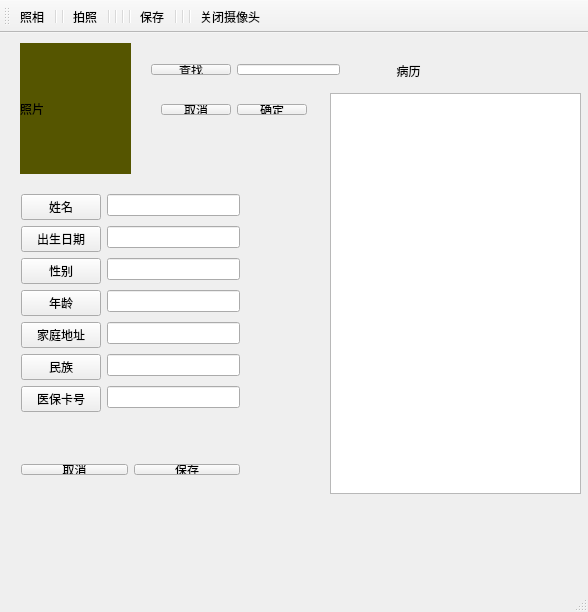
<?xml version="1.0" encoding="UTF-8"?>
<ui version="4.0">
 <class>MainWindow</class>
 <widget class="QMainWindow" name="MainWindow">
  <property name="geometry">
   <rect>
    <x>0</x>
    <y>0</y>
    <width>588</width>
    <height>612</height>
   </rect>
  </property>
  <property name="windowTitle">
   <string>MainWindow</string>
  </property>
  <widget class="QWidget" name="centralWidget">
   <widget class="QLabel" name="label">
    <property name="geometry">
     <rect>
      <x>20</x>
      <y>10</y>
      <width>111</width>
      <height>131</height>
     </rect>
    </property>
    <property name="styleSheet">
     <string notr="true">background-color: rgb(85, 85, 0);</string>
    </property>
    <property name="text">
     <string>照片</string>
    </property>
   </widget>
   <widget class="QWidget" name="formLayoutWidget">
    <property name="geometry">
     <rect>
      <x>10</x>
      <y>150</y>
      <width>241</width>
      <height>255</height>
     </rect>
    </property>
    <layout class="QFormLayout" name="formLayout">
     <item row="0" column="0">
      <widget class="QPushButton" name="pushButton">
       <property name="text">
        <string>姓名</string>
       </property>
      </widget>
     </item>
     <item row="1" column="0">
      <widget class="QPushButton" name="pushButton_2">
       <property name="text">
        <string>出生日期</string>
       </property>
      </widget>
     </item>
     <item row="2" column="0">
      <widget class="QPushButton" name="pushButton_3">
       <property name="text">
        <string>性别</string>
       </property>
      </widget>
     </item>
     <item row="3" column="0">
      <widget class="QPushButton" name="pushButton_4">
       <property name="text">
        <string>年龄</string>
       </property>
      </widget>
     </item>
     <item row="4" column="0">
      <widget class="QPushButton" name="pushButton_5">
       <property name="text">
        <string>家庭地址</string>
       </property>
      </widget>
     </item>
     <item row="5" column="0">
      <widget class="QPushButton" name="pushButton_6">
       <property name="text">
        <string>民族</string>
       </property>
      </widget>
     </item>
     <item row="6" column="0">
      <widget class="QPushButton" name="pushButton_7">
       <property name="text">
        <string>医保卡号</string>
       </property>
      </widget>
     </item>
     <item row="0" column="1">
      <widget class="QLineEdit" name="lineEdit"/>
     </item>
     <item row="1" column="1">
      <widget class="QLineEdit" name="lineEdit_2"/>
     </item>
     <item row="2" column="1">
      <widget class="QLineEdit" name="lineEdit_3"/>
     </item>
     <item row="3" column="1">
      <widget class="QLineEdit" name="lineEdit_4"/>
     </item>
     <item row="4" column="1">
      <widget class="QLineEdit" name="lineEdit_5"/>
     </item>
     <item row="5" column="1">
      <widget class="QLineEdit" name="lineEdit_6"/>
     </item>
     <item row="6" column="1">
      <widget class="QLineEdit" name="lineEdit_7"/>
     </item>
    </layout>
   </widget>
   <widget class="QWidget" name="horizontalLayoutWidget">
    <property name="geometry">
     <rect>
      <x>10</x>
      <y>420</y>
      <width>241</width>
      <height>33</height>
     </rect>
    </property>
    <layout class="QHBoxLayout" name="horizontalLayout">
     <item>
      <widget class="QPushButton" name="pushButton_10">
       <property name="text">
        <string>取消</string>
       </property>
      </widget>
     </item>
     <item>
      <widget class="QPushButton" name="pushButton_8">
       <property name="text">
        <string>保存</string>
       </property>
      </widget>
     </item>
    </layout>
   </widget>
   <widget class="QTextEdit" name="textEdit">
    <property name="geometry">
     <rect>
      <x>330</x>
      <y>60</y>
      <width>251</width>
      <height>401</height>
     </rect>
    </property>
   </widget>
   <widget class="QLabel" name="label_2">
    <property name="geometry">
     <rect>
      <x>350</x>
      <y>30</y>
      <width>191</width>
      <height>16</height>
     </rect>
    </property>
    <property name="text">
     <string>              病历</string>
    </property>
   </widget>
   <widget class="QWidget" name="formLayoutWidget_2">
    <property name="geometry">
     <rect>
      <x>140</x>
      <y>20</y>
      <width>211</width>
      <height>33</height>
     </rect>
    </property>
    <layout class="QFormLayout" name="formLayout_2">
     <item row="0" column="0">
      <widget class="QPushButton" name="pushButton_11">
       <property name="text">
        <string>查找</string>
       </property>
      </widget>
     </item>
     <item row="0" column="1">
      <widget class="QLineEdit" name="lineEdit_8"/>
     </item>
    </layout>
   </widget>
   <widget class="QWidget" name="horizontalLayoutWidget_2">
    <property name="geometry">
     <rect>
      <x>150</x>
      <y>60</y>
      <width>168</width>
      <height>33</height>
     </rect>
    </property>
    <layout class="QHBoxLayout" name="horizontalLayout_2">
     <item>
      <widget class="QPushButton" name="pushButton_13">
       <property name="text">
        <string>取消</string>
       </property>
      </widget>
     </item>
     <item>
      <widget class="QPushButton" name="pushButton_12">
       <property name="text">
        <string>确定</string>
       </property>
      </widget>
     </item>
    </layout>
   </widget>
  </widget>
  <widget class="QMenuBar" name="menuBar">
   <property name="geometry">
    <rect>
     <x>0</x>
     <y>0</y>
     <width>588</width>
     <height>28</height>
    </rect>
   </property>
  </widget>
  <widget class="QToolBar" name="mainToolBar">
   <attribute name="toolBarArea">
    <enum>TopToolBarArea</enum>
   </attribute>
   <attribute name="toolBarBreak">
    <bool>false</bool>
   </attribute>
   <addaction name="Camera"/>
   <addaction name="separator"/>
   <addaction name="separator"/>
   <addaction name="picture"/>
   <addaction name="separator"/>
   <addaction name="separator"/>
   <addaction name="separator"/>
   <addaction name="separator"/>
   <addaction name="Save"/>
   <addaction name="separator"/>
   <addaction name="separator"/>
   <addaction name="separator"/>
   <addaction name="noSave"/>
  </widget>
  <widget class="QStatusBar" name="statusBar"/>
  <action name="Camera">
   <property name="text">
    <string>照相</string>
   </property>
  </action>
  <action name="Save">
   <property name="text">
    <string>保存</string>
   </property>
  </action>
  <action name="noSave">
   <property name="text">
    <string>关闭摄像头</string>
   </property>
  </action>
  <action name="picture">
   <property name="text">
    <string>拍照</string>
   </property>
   <property name="toolTip">
    <string>拍照</string>
   </property>
  </action>
 </widget>
 <layoutdefault spacing="6" margin="11"/>
 <resources/>
 <connections/>
</ui>
